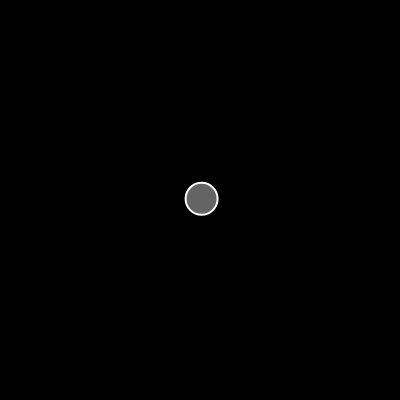
Frame 1 (no input)
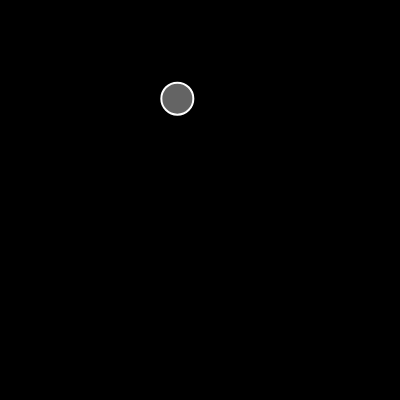
Frame 60 (no input)
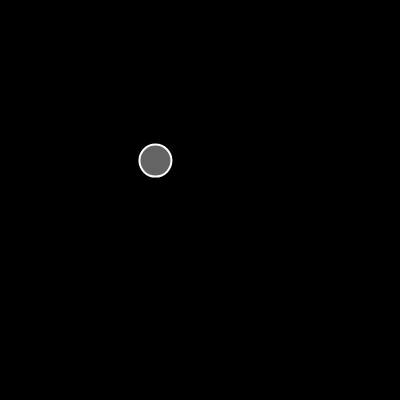
Frame 120 (the mouse pressed at the canvas centre since frame 60)

The p5.js sketch that drew these frames (run headless with seeded random() and noise() and a simulated clock; from frame 60 on, the mouse is pressed at the canvas centre):

// p5.js sketch
// ── sketch.js
//a vector has both a magnitude (distance) and a
// direction. The concept of a vector is just the arrow itself,
// regardless of where it is on the canvas - the idea is that 
// this arrow can exist anywhere with a magnitude and direction

let mover;

function setup() {
  createCanvas(400, 400);
  mover = new Mover(200, 200)
}

function draw() {
  background(0);
  mover.update();
  mover.show();
}

//Another example which draws lines with cursor  
  // translate(width / 2, height / 2)
  // let pos = createVector(width / 2, height / 2);
  // let mouse = createVector(mouseX, mouseY);

  // let v = p5.Vector.sub(mouse, pos);
  // v.setMag(100);

//Making random lines from a point
  // v = p5.Vector.random2D(); //this is a static method
  // v.normalize()
  // v.mult(random(50, 100));
// ── Mover.js
class Mover {
    constructor(x, y) {
        this.pos = createVector(x, y);
        this.vel = p5.Vector.random2D();
        this.vel.mult(random(3));
        // this.acc = p5.Vector.random2D();
    }

    update() {
        //acc equals to sub of pos from mouse
        let mouse = createVector(mouseX, mouseY);
        this.acc = p5.Vector.sub(mouse, this.pos)
        this.acc.setMag(0.1);

        //add acceleration to velocity
        this.vel.add(this.acc);
        this.vel.limit(2);

        //every frame, the velocity is added to the pos
        this.pos.add(this.vel);
    }

    show() {
        strokeWeight(2)
        stroke(255);
        fill(255, 100);
        ellipse(this.pos.x, this.pos.y, 32, 32)
    }
}
